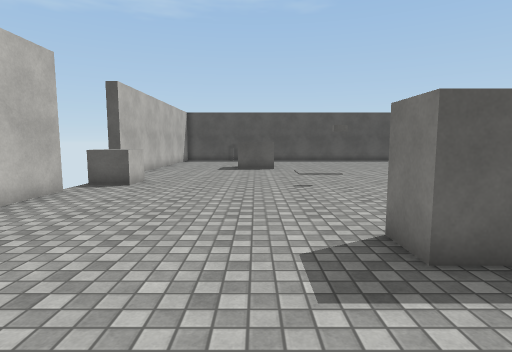
[1] (above)

17 first-person views from a walk through a 3-D level made in the Unity game engine. The camera is 1.4 m above the floor, tilts 6° down and sees 80° across. The floor is counted in squares, 1 m on a side. Each view is taken from the middle of a square. On the plan, view 1 faces up. The plan holds only what a view shows up to about 14 squares ahead; the rest is blank. Some animated figures are not drawn. Door leaves are left out, so doorways stand open. Surface patterns are stand-ins for the level's own textures.

[2]
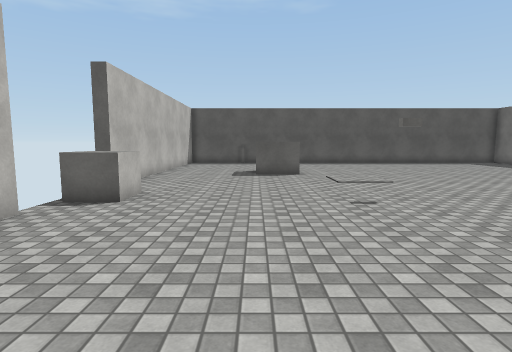

[3]
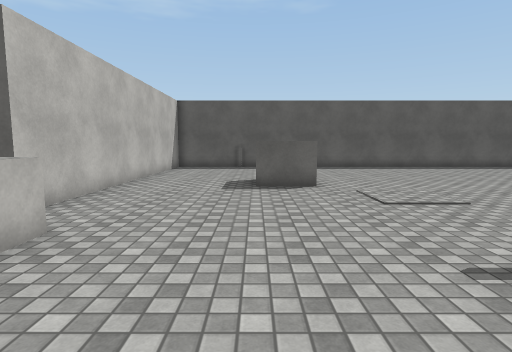

[4]
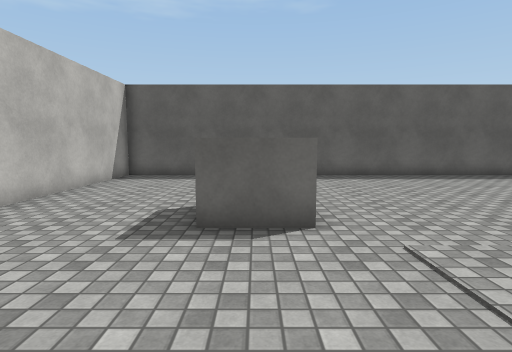

[5]
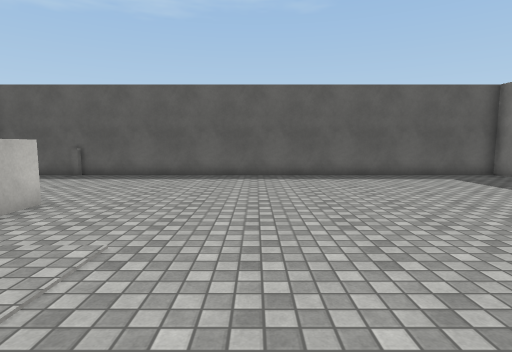

[6]
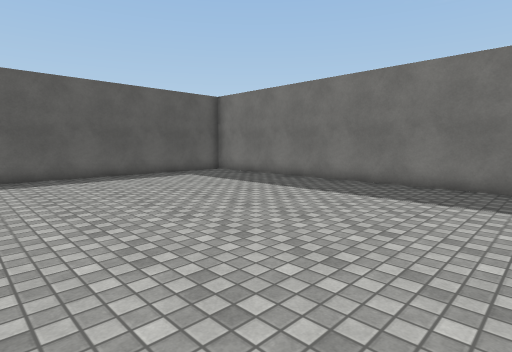

[7]
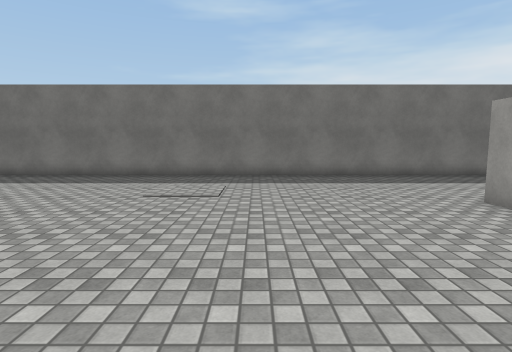

[8]
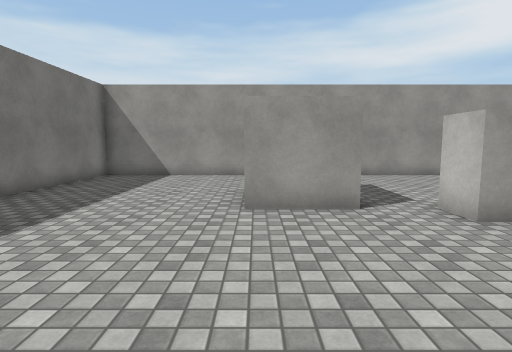

[9]
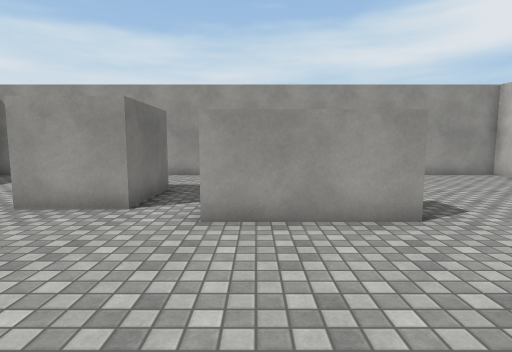

[10]
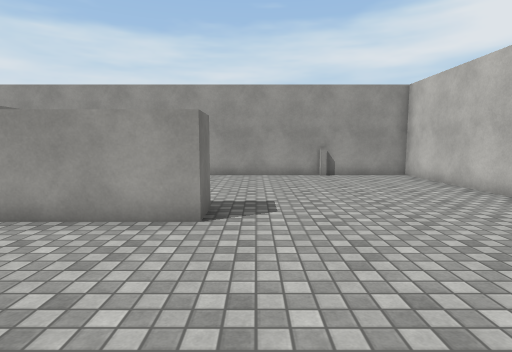

[11]
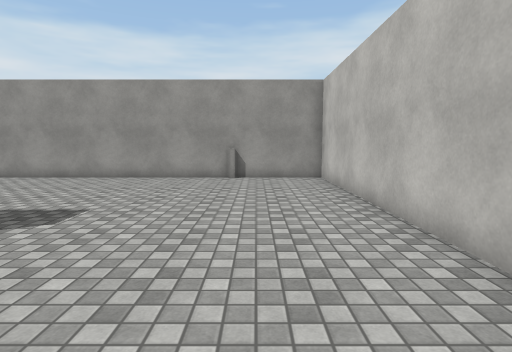

[12]
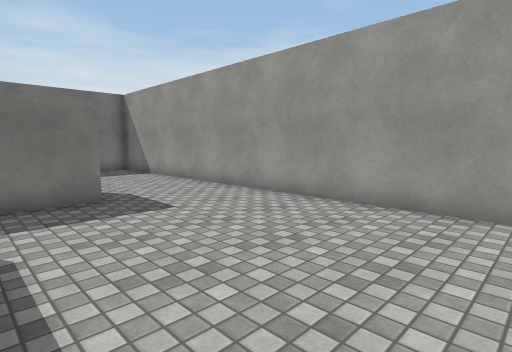

[13]
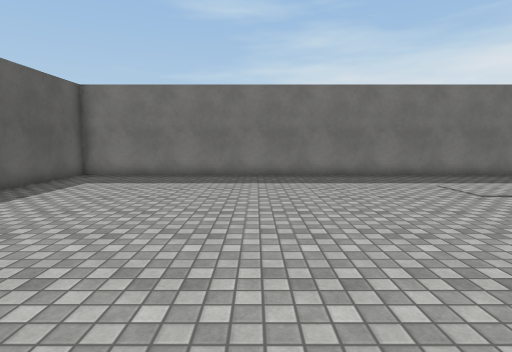

[14]
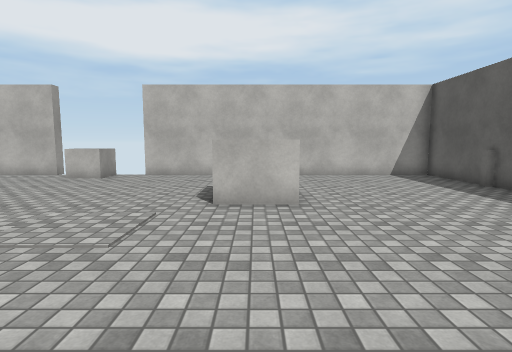

[15]
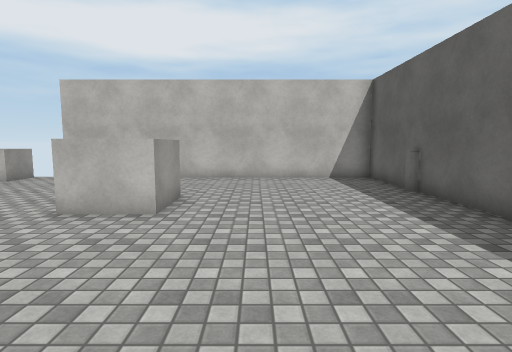

[16]
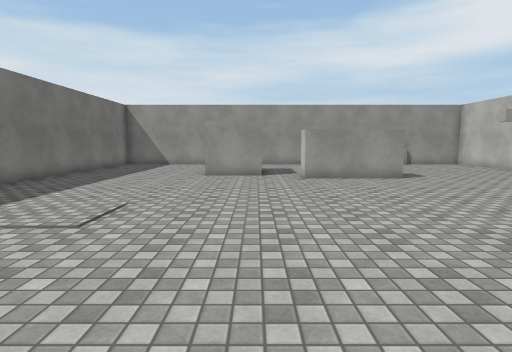

[17]
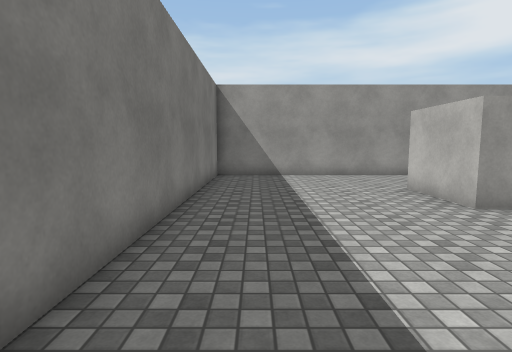

### Floor plan
Points are (right, up) in squares from view 1. A wall is a line through its corners. A room is listed if a view was taken in it or the views show most of it. See-through windows are left out.
Room 1 (views 1, 2, 3, 4, 5, 6, 7, 8, 9, 10, 11, 12, 13, 14, 15, 16, 17)
walls: (3, 3.4) (2, 3.4) (2, 4.6) (6, 4.6) (6, 3.4); (-1, 19) (1, 19) (1, 17) (-1, 17); (-5.7, 9.1) (-5.7, -3.8) (16.7, -3.8) (16.7, 25.7) (-5.7, 25.7) (-5.7, 13) (-6.2, 13); (7.7, 0.4) (7.7, 3.5) (10.2, 3.5) (10.2, 0.5)
ways out: open door at (-6, 9); open door at (-6, 13)
objects: other object (-6, 10) to (-4, 12)

Where each view was taken, in squares from view 1:
view 1: 0 up, 0 right, facing up
view 2: 3 up, 1 left, facing up
view 3: 7 up, 1 left, facing up
view 4: 12 up, 0 right, facing up
view 5: 12 up, 6 right, facing up
view 6: 12 up, 6 right, facing up-right
view 7: 9 up, 3 right, facing right
view 8: 10 up, 10 right, facing down
view 9: 10 up, 5 right, facing down
view 10: 10 up, 1 right, facing down
view 11: 9 up, 3 left, facing down
view 12: 3 up, 0 right, facing down-right
view 13: 18 up, 3 right, facing right
view 14: 18 up, 8 right, facing left
view 15: 21 up, 7 right, facing left
view 16: 17 up, 8 right, facing down
view 17: 10 up, 15 right, facing down
